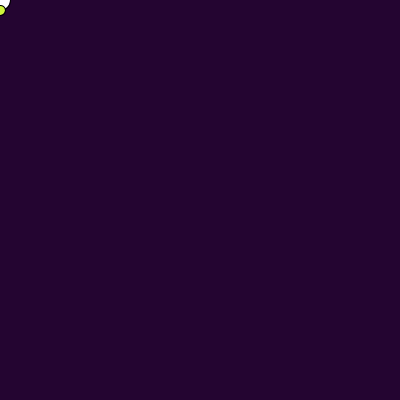
Frame 1 (no input)
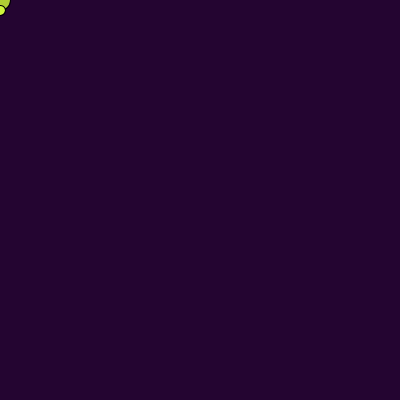
Frame 60 (the mouse pressed at the canvas centre just before this capture)
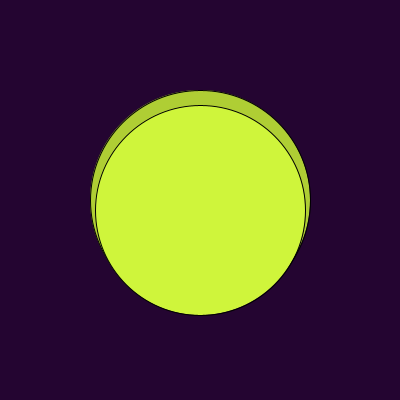
Frame 120 (the mouse held since frame 60 and released just before this capture)

The Processing sketch that drew these frames (run headless with seeded random() and noise(); from frame 60 on, the mouse is pressed at the canvas centre):

// Processing sketch: processing_11825
// ── processing_11825.pde

void setup(){
  size(400,400);
}
void draw() {
  background(36,5,49);
  
  float x= mouseX;
  float y= mouseY;
  ellipse(x,y,x+20,y+20);
  fill(207,245,59);
  ellipse(x,y+10,x+10,y+10);
  fill (175,206,52);
  

}
